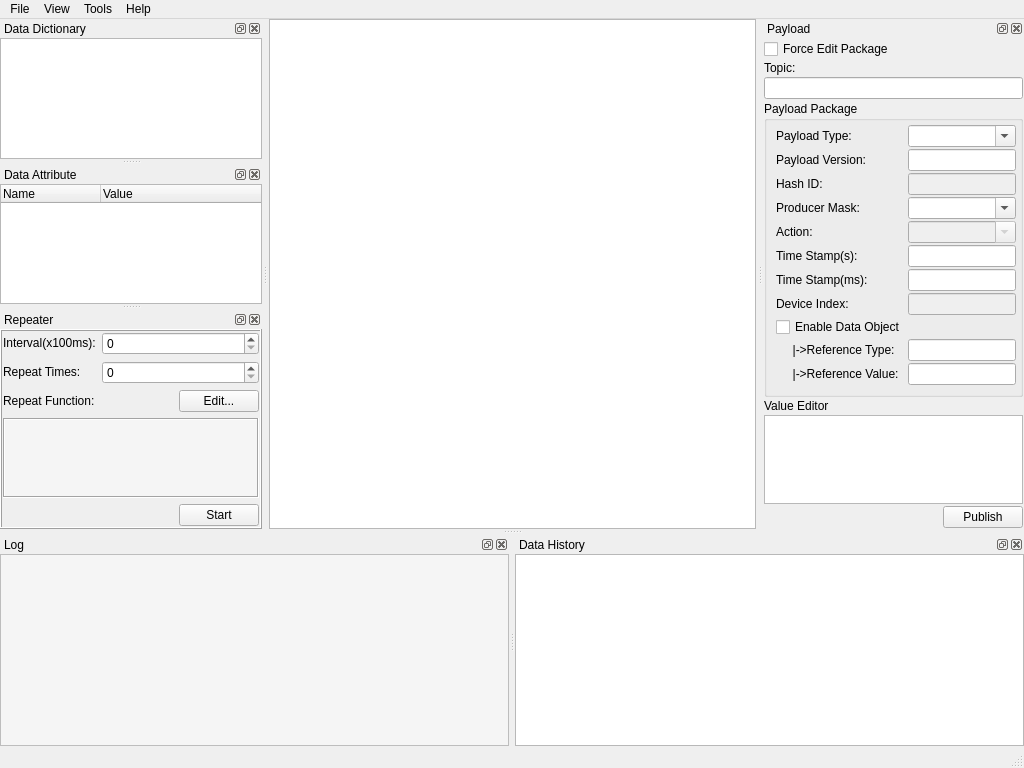
<?xml version="1.0" encoding="UTF-8"?>
<ui version="4.0">
 <class>MainWindow</class>
 <widget class="QMainWindow" name="MainWindow">
  <property name="geometry">
   <rect>
    <x>0</x>
    <y>0</y>
    <width>1024</width>
    <height>768</height>
   </rect>
  </property>
  <property name="windowTitle">
   <string>Simulator</string>
  </property>
  <property name="windowIcon">
   <iconset resource="UiResource.qrc">
    <normaloff>:/ico/ico/MainWindowIcon.ico</normaloff>:/ico/ico/MainWindowIcon.ico</iconset>
  </property>
  <property name="dockOptions">
   <set>QMainWindow::AllowTabbedDocks|QMainWindow::AnimatedDocks</set>
  </property>
  <widget class="QWidget" name="centralwidget">
   <layout class="QGridLayout" name="gridLayout_3">
    <property name="leftMargin">
     <number>1</number>
    </property>
    <property name="topMargin">
     <number>0</number>
    </property>
    <property name="rightMargin">
     <number>1</number>
    </property>
    <property name="bottomMargin">
     <number>0</number>
    </property>
    <item row="0" column="0">
     <widget class="QTableView" name="data_monitor_table_view">
      <property name="font">
       <font>
        <family>Consolas</family>
        <pointsize>9</pointsize>
       </font>
      </property>
      <property name="styleSheet">
       <string notr="true">alternate-background-color: rgb(249, 255, 247);
gridline-color: rgb(85, 170, 127);</string>
      </property>
      <property name="editTriggers">
       <set>QAbstractItemView::NoEditTriggers</set>
      </property>
      <property name="alternatingRowColors">
       <bool>true</bool>
      </property>
      <property name="selectionMode">
       <enum>QAbstractItemView::SingleSelection</enum>
      </property>
      <property name="selectionBehavior">
       <enum>QAbstractItemView::SelectRows</enum>
      </property>
      <property name="gridStyle">
       <enum>Qt::SolidLine</enum>
      </property>
      <attribute name="horizontalHeaderStretchLastSection">
       <bool>true</bool>
      </attribute>
     </widget>
    </item>
   </layout>
  </widget>
  <widget class="QMenuBar" name="menubar">
   <property name="geometry">
    <rect>
     <x>0</x>
     <y>0</y>
     <width>1024</width>
     <height>21</height>
    </rect>
   </property>
   <widget class="QMenu" name="menuFile">
    <property name="title">
     <string>File</string>
    </property>
    <addaction name="actionImport"/>
    <addaction name="separator"/>
    <addaction name="actionSettings"/>
    <addaction name="separator"/>
    <addaction name="actionConnect_Broker"/>
    <addaction name="separator"/>
    <addaction name="actionExit"/>
   </widget>
   <widget class="QMenu" name="menuView">
    <property name="title">
     <string>View</string>
    </property>
   </widget>
   <widget class="QMenu" name="menuHelp">
    <property name="title">
     <string>Help</string>
    </property>
    <addaction name="actionAbout"/>
   </widget>
   <widget class="QMenu" name="menuTools">
    <property name="title">
     <string>Tools</string>
    </property>
   </widget>
   <addaction name="menuFile"/>
   <addaction name="menuView"/>
   <addaction name="menuTools"/>
   <addaction name="menuHelp"/>
  </widget>
  <widget class="QStatusBar" name="statusbar"/>
  <widget class="QDockWidget" name="data_dictionary_dock_widget">
   <property name="features">
    <set>QDockWidget::AllDockWidgetFeatures</set>
   </property>
   <property name="windowTitle">
    <string>Data Dictionary</string>
   </property>
   <attribute name="dockWidgetArea">
    <number>1</number>
   </attribute>
   <widget class="QWidget" name="dockWidgetContents">
    <layout class="QGridLayout" name="gridLayout">
     <property name="leftMargin">
      <number>0</number>
     </property>
     <property name="topMargin">
      <number>0</number>
     </property>
     <property name="rightMargin">
      <number>0</number>
     </property>
     <property name="bottomMargin">
      <number>0</number>
     </property>
     <item row="0" column="0">
      <widget class="QTreeView" name="data_dictionary_tree_view">
       <property name="editTriggers">
        <set>QAbstractItemView::NoEditTriggers</set>
       </property>
       <property name="alternatingRowColors">
        <bool>true</bool>
       </property>
       <property name="sortingEnabled">
        <bool>true</bool>
       </property>
       <property name="animated">
        <bool>true</bool>
       </property>
       <attribute name="headerVisible">
        <bool>false</bool>
       </attribute>
      </widget>
     </item>
    </layout>
   </widget>
  </widget>
  <widget class="QDockWidget" name="log_dock_widget">
   <property name="features">
    <set>QDockWidget::AllDockWidgetFeatures</set>
   </property>
   <property name="windowTitle">
    <string>Log</string>
   </property>
   <attribute name="dockWidgetArea">
    <number>8</number>
   </attribute>
   <widget class="QWidget" name="dockWidgetContents_2">
    <layout class="QGridLayout" name="gridLayout_2">
     <property name="leftMargin">
      <number>0</number>
     </property>
     <property name="topMargin">
      <number>0</number>
     </property>
     <property name="rightMargin">
      <number>0</number>
     </property>
     <property name="bottomMargin">
      <number>0</number>
     </property>
     <item row="1" column="0">
      <widget class="QPlainTextEdit" name="log_plain_text_edit">
       <property name="font">
        <font>
         <family>Consolas</family>
         <pointsize>8</pointsize>
        </font>
       </property>
       <property name="styleSheet">
        <string notr="true">background-color: rgb(245, 245, 245);</string>
       </property>
       <property name="frameShape">
        <enum>QFrame::StyledPanel</enum>
       </property>
       <property name="readOnly">
        <bool>true</bool>
       </property>
      </widget>
     </item>
    </layout>
   </widget>
  </widget>
  <widget class="QDockWidget" name="data_attribute_dock_widget">
   <property name="features">
    <set>QDockWidget::AllDockWidgetFeatures</set>
   </property>
   <property name="windowTitle">
    <string>Data Attribute</string>
   </property>
   <attribute name="dockWidgetArea">
    <number>1</number>
   </attribute>
   <widget class="QWidget" name="dockWidgetContents_3">
    <layout class="QGridLayout" name="gridLayout_4">
     <property name="leftMargin">
      <number>0</number>
     </property>
     <property name="topMargin">
      <number>0</number>
     </property>
     <property name="rightMargin">
      <number>0</number>
     </property>
     <property name="bottomMargin">
      <number>0</number>
     </property>
     <item row="0" column="0">
      <widget class="QTreeWidget" name="data_attribute_tree_widget">
       <property name="editTriggers">
        <set>QAbstractItemView::NoEditTriggers</set>
       </property>
       <property name="alternatingRowColors">
        <bool>true</bool>
       </property>
       <column>
        <property name="text">
         <string>Name</string>
        </property>
       </column>
       <column>
        <property name="text">
         <string>Value</string>
        </property>
       </column>
      </widget>
     </item>
    </layout>
   </widget>
  </widget>
  <widget class="QDockWidget" name="repeater_dock_widget">
   <property name="features">
    <set>QDockWidget::AllDockWidgetFeatures</set>
   </property>
   <property name="windowTitle">
    <string>Repeater</string>
   </property>
   <attribute name="dockWidgetArea">
    <number>1</number>
   </attribute>
   <widget class="QWidget" name="dockWidgetContents_6">
    <layout class="QGridLayout" name="gridLayout_8">
     <property name="leftMargin">
      <number>0</number>
     </property>
     <property name="topMargin">
      <number>0</number>
     </property>
     <property name="rightMargin">
      <number>0</number>
     </property>
     <property name="bottomMargin">
      <number>0</number>
     </property>
     <item row="0" column="0">
      <widget class="QFrame" name="frame">
       <property name="frameShape">
        <enum>QFrame::Box</enum>
       </property>
       <property name="frameShadow">
        <enum>QFrame::Raised</enum>
       </property>
       <layout class="QGridLayout" name="gridLayout_9">
        <property name="leftMargin">
         <number>1</number>
        </property>
        <property name="topMargin">
         <number>1</number>
        </property>
        <property name="rightMargin">
         <number>1</number>
        </property>
        <property name="bottomMargin">
         <number>1</number>
        </property>
        <item row="3" column="0" colspan="3">
         <widget class="QPlainTextEdit" name="user_function_plain_text_edit">
          <property name="sizePolicy">
           <sizepolicy hsizetype="Expanding" vsizetype="Expanding">
            <horstretch>0</horstretch>
            <verstretch>0</verstretch>
           </sizepolicy>
          </property>
          <property name="font">
           <font>
            <family>Courier New</family>
           </font>
          </property>
          <property name="styleSheet">
           <string notr="true">background-color: rgb(245, 245, 245);</string>
          </property>
          <property name="frameShape">
           <enum>QFrame::Box</enum>
          </property>
          <property name="lineWrapMode">
           <enum>QPlainTextEdit::NoWrap</enum>
          </property>
          <property name="textInteractionFlags">
           <set>Qt::TextSelectableByKeyboard|Qt::TextSelectableByMouse</set>
          </property>
         </widget>
        </item>
        <item row="1" column="0">
         <widget class="QLabel" name="label_2">
          <property name="sizePolicy">
           <sizepolicy hsizetype="Fixed" vsizetype="Fixed">
            <horstretch>0</horstretch>
            <verstretch>0</verstretch>
           </sizepolicy>
          </property>
          <property name="text">
           <string>Repeat Times:</string>
          </property>
         </widget>
        </item>
        <item row="0" column="0">
         <widget class="QLabel" name="label">
          <property name="sizePolicy">
           <sizepolicy hsizetype="Fixed" vsizetype="Fixed">
            <horstretch>0</horstretch>
            <verstretch>0</verstretch>
           </sizepolicy>
          </property>
          <property name="text">
           <string>Interval(x100ms):</string>
          </property>
         </widget>
        </item>
        <item row="2" column="0">
         <widget class="QLabel" name="label_3">
          <property name="sizePolicy">
           <sizepolicy hsizetype="Fixed" vsizetype="Fixed">
            <horstretch>0</horstretch>
            <verstretch>0</verstretch>
           </sizepolicy>
          </property>
          <property name="text">
           <string>Repeat Function:</string>
          </property>
         </widget>
        </item>
        <item row="4" column="2">
         <widget class="QPushButton" name="repeater_push_button">
          <property name="sizePolicy">
           <sizepolicy hsizetype="Fixed" vsizetype="Fixed">
            <horstretch>0</horstretch>
            <verstretch>0</verstretch>
           </sizepolicy>
          </property>
          <property name="text">
           <string>Start</string>
          </property>
         </widget>
        </item>
        <item row="2" column="2">
         <widget class="QPushButton" name="edit_user_function_push_button">
          <property name="sizePolicy">
           <sizepolicy hsizetype="Fixed" vsizetype="Fixed">
            <horstretch>0</horstretch>
            <verstretch>0</verstretch>
           </sizepolicy>
          </property>
          <property name="text">
           <string>Edit...</string>
          </property>
         </widget>
        </item>
        <item row="4" column="1">
         <spacer name="horizontalSpacer">
          <property name="orientation">
           <enum>Qt::Horizontal</enum>
          </property>
          <property name="sizeHint" stdset="0">
           <size>
            <width>40</width>
            <height>20</height>
           </size>
          </property>
         </spacer>
        </item>
        <item row="1" column="1" colspan="2">
         <widget class="QSpinBox" name="repeate_times_spin_box">
          <property name="sizePolicy">
           <sizepolicy hsizetype="Expanding" vsizetype="Fixed">
            <horstretch>0</horstretch>
            <verstretch>0</verstretch>
           </sizepolicy>
          </property>
         </widget>
        </item>
        <item row="0" column="1" colspan="2">
         <widget class="QSpinBox" name="interval_spin_box">
          <property name="sizePolicy">
           <sizepolicy hsizetype="Expanding" vsizetype="Fixed">
            <horstretch>0</horstretch>
            <verstretch>0</verstretch>
           </sizepolicy>
          </property>
         </widget>
        </item>
       </layout>
      </widget>
     </item>
    </layout>
   </widget>
  </widget>
  <widget class="QDockWidget" name="data_history_dock_widget">
   <property name="features">
    <set>QDockWidget::AllDockWidgetFeatures</set>
   </property>
   <property name="windowTitle">
    <string>Data History</string>
   </property>
   <attribute name="dockWidgetArea">
    <number>8</number>
   </attribute>
   <widget class="QWidget" name="dockWidgetContents_7">
    <layout class="QGridLayout" name="gridLayout_7">
     <property name="leftMargin">
      <number>0</number>
     </property>
     <property name="topMargin">
      <number>0</number>
     </property>
     <property name="rightMargin">
      <number>0</number>
     </property>
     <property name="bottomMargin">
      <number>0</number>
     </property>
     <item row="0" column="0">
      <widget class="QTreeView" name="history_data_display_tree_view">
       <property name="alternatingRowColors">
        <bool>true</bool>
       </property>
       <property name="selectionMode">
        <enum>QAbstractItemView::NoSelection</enum>
       </property>
       <property name="animated">
        <bool>true</bool>
       </property>
       <property name="allColumnsShowFocus">
        <bool>true</bool>
       </property>
      </widget>
     </item>
    </layout>
   </widget>
  </widget>
  <widget class="QDockWidget" name="payload_dock_widget">
   <property name="features">
    <set>QDockWidget::AllDockWidgetFeatures</set>
   </property>
   <property name="windowTitle">
    <string>Payload</string>
   </property>
   <attribute name="dockWidgetArea">
    <number>2</number>
   </attribute>
   <widget class="QWidget" name="dockWidgetContents_8">
    <layout class="QGridLayout" name="gridLayout_6">
     <property name="leftMargin">
      <number>1</number>
     </property>
     <property name="topMargin">
      <number>1</number>
     </property>
     <property name="rightMargin">
      <number>1</number>
     </property>
     <property name="bottomMargin">
      <number>1</number>
     </property>
     <property name="verticalSpacing">
      <number>2</number>
     </property>
     <item row="3" column="0" colspan="2">
      <widget class="QGroupBox" name="groupBox">
       <property name="title">
        <string>Payload Package</string>
       </property>
       <layout class="QGridLayout" name="gridLayout_5">
        <property name="topMargin">
         <number>4</number>
        </property>
        <property name="rightMargin">
         <number>4</number>
        </property>
        <property name="spacing">
         <number>2</number>
        </property>
        <item row="10" column="0">
         <widget class="QLabel" name="reference_type_label">
          <property name="text">
           <string>     |-&gt;Reference Type:</string>
          </property>
         </widget>
        </item>
        <item row="0" column="0">
         <widget class="QLabel" name="label_5">
          <property name="text">
           <string>Payload Type:</string>
          </property>
         </widget>
        </item>
        <item row="3" column="1">
         <widget class="QComboBox" name="producer_mask_combo_box">
          <property name="editable">
           <bool>true</bool>
          </property>
          <property name="insertPolicy">
           <enum>QComboBox::NoInsert</enum>
          </property>
         </widget>
        </item>
        <item row="1" column="0">
         <widget class="QLabel" name="label_6">
          <property name="text">
           <string>Payload Version:</string>
          </property>
         </widget>
        </item>
        <item row="3" column="0">
         <widget class="QLabel" name="label_8">
          <property name="text">
           <string>Producer Mask:</string>
          </property>
         </widget>
        </item>
        <item row="6" column="0">
         <widget class="QLabel" name="label_11">
          <property name="text">
           <string>Time Stamp(ms):</string>
          </property>
         </widget>
        </item>
        <item row="7" column="0">
         <widget class="QLabel" name="label_12">
          <property name="text">
           <string>Device Index:</string>
          </property>
         </widget>
        </item>
        <item row="5" column="0">
         <widget class="QLabel" name="label_10">
          <property name="text">
           <string>Time Stamp(s):</string>
          </property>
         </widget>
        </item>
        <item row="2" column="0">
         <widget class="QLabel" name="label_7">
          <property name="text">
           <string>Hash ID:</string>
          </property>
         </widget>
        </item>
        <item row="2" column="1">
         <widget class="QLineEdit" name="hash_id_line_edit">
          <property name="enabled">
           <bool>false</bool>
          </property>
         </widget>
        </item>
        <item row="1" column="1">
         <widget class="QLineEdit" name="payoad_version_line_edit"/>
        </item>
        <item row="0" column="1">
         <widget class="QComboBox" name="payload_type_combo_box">
          <property name="editable">
           <bool>true</bool>
          </property>
          <property name="insertPolicy">
           <enum>QComboBox::NoInsert</enum>
          </property>
         </widget>
        </item>
        <item row="11" column="0">
         <widget class="QLabel" name="reference_value_label">
          <property name="text">
           <string>     |-&gt;Reference Value:</string>
          </property>
         </widget>
        </item>
        <item row="4" column="0">
         <widget class="QLabel" name="label_9">
          <property name="text">
           <string>Action:</string>
          </property>
         </widget>
        </item>
        <item row="8" column="0">
         <widget class="QCheckBox" name="enable_data_object_check_box">
          <property name="text">
           <string>Enable Data Object</string>
          </property>
         </widget>
        </item>
        <item row="4" column="1">
         <widget class="QComboBox" name="action_combo_box">
          <property name="enabled">
           <bool>false</bool>
          </property>
          <property name="editable">
           <bool>true</bool>
          </property>
          <property name="insertPolicy">
           <enum>QComboBox::NoInsert</enum>
          </property>
         </widget>
        </item>
        <item row="5" column="1">
         <widget class="QLineEdit" name="time_stamp_s_line_edit"/>
        </item>
        <item row="6" column="1">
         <widget class="QLineEdit" name="time_stamp_ms_line_edit"/>
        </item>
        <item row="7" column="1">
         <widget class="QLineEdit" name="device_index_line_edit">
          <property name="enabled">
           <bool>false</bool>
          </property>
         </widget>
        </item>
        <item row="10" column="1">
         <widget class="QLineEdit" name="reference_type_line_edit">
          <property name="enabled">
           <bool>true</bool>
          </property>
         </widget>
        </item>
        <item row="11" column="1">
         <widget class="QLineEdit" name="reference_value_line_edit">
          <property name="enabled">
           <bool>true</bool>
          </property>
         </widget>
        </item>
       </layout>
      </widget>
     </item>
     <item row="6" column="1">
      <widget class="QPushButton" name="publish_push_button">
       <property name="sizePolicy">
        <sizepolicy hsizetype="Fixed" vsizetype="Fixed">
         <horstretch>0</horstretch>
         <verstretch>0</verstretch>
        </sizepolicy>
       </property>
       <property name="text">
        <string>Publish</string>
       </property>
      </widget>
     </item>
     <item row="4" column="0">
      <widget class="QLabel" name="label_4">
       <property name="text">
        <string>Value Editor</string>
       </property>
      </widget>
     </item>
     <item row="5" column="0" colspan="2">
      <widget class="QTreeView" name="value_editor_tree_view">
       <property name="alternatingRowColors">
        <bool>true</bool>
       </property>
       <property name="selectionMode">
        <enum>QAbstractItemView::SingleSelection</enum>
       </property>
       <property name="selectionBehavior">
        <enum>QAbstractItemView::SelectItems</enum>
       </property>
       <property name="indentation">
        <number>10</number>
       </property>
       <property name="allColumnsShowFocus">
        <bool>true</bool>
       </property>
      </widget>
     </item>
     <item row="6" column="0">
      <spacer name="horizontalSpacer_2">
       <property name="orientation">
        <enum>Qt::Horizontal</enum>
       </property>
       <property name="sizeHint" stdset="0">
        <size>
         <width>40</width>
         <height>20</height>
        </size>
       </property>
      </spacer>
     </item>
     <item row="1" column="0">
      <widget class="QLabel" name="label_13">
       <property name="sizePolicy">
        <sizepolicy hsizetype="Preferred" vsizetype="Fixed">
         <horstretch>0</horstretch>
         <verstretch>0</verstretch>
        </sizepolicy>
       </property>
       <property name="text">
        <string>Topic:</string>
       </property>
      </widget>
     </item>
     <item row="2" column="0" colspan="2">
      <widget class="QLineEdit" name="topic_line_edit">
       <property name="enabled">
        <bool>true</bool>
       </property>
       <property name="text">
        <string/>
       </property>
       <property name="readOnly">
        <bool>true</bool>
       </property>
      </widget>
     </item>
     <item row="0" column="0">
      <widget class="QCheckBox" name="force_edit_package_check_box">
       <property name="text">
        <string>Force Edit Package</string>
       </property>
      </widget>
     </item>
    </layout>
   </widget>
  </widget>
  <action name="actionImport">
   <property name="text">
    <string>Import</string>
   </property>
  </action>
  <action name="actionExit">
   <property name="text">
    <string>Exit</string>
   </property>
  </action>
  <action name="actionAbout">
   <property name="text">
    <string>About...</string>
   </property>
  </action>
  <action name="actionSettings">
   <property name="text">
    <string>Settings...</string>
   </property>
  </action>
  <action name="actionConnect_Broker">
   <property name="checkable">
    <bool>true</bool>
   </property>
   <property name="text">
    <string>Connect Broker</string>
   </property>
  </action>
 </widget>
 <resources>
  <include location="UiResource.qrc"/>
 </resources>
 <connections/>
</ui>
